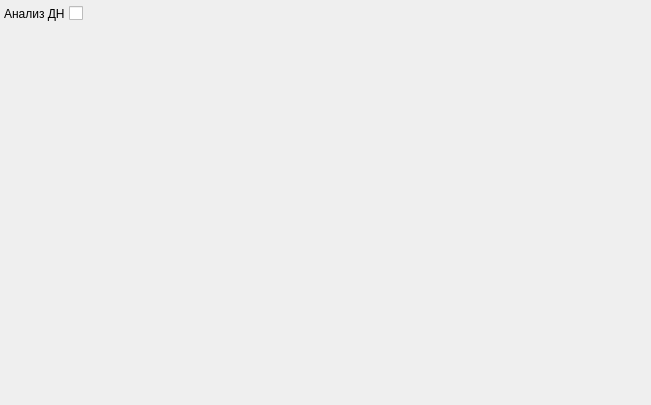
<?xml version="1.0" encoding="UTF-8"?>
<ui version="4.0">
 <class>DiagnosisPage</class>
 <widget class="QWidget" name="DiagnosisPage">
  <property name="geometry">
   <rect>
    <x>0</x>
    <y>0</y>
    <width>651</width>
    <height>405</height>
   </rect>
  </property>
  <property name="windowTitle">
   <string>Панель «ЛУД»</string>
  </property>
  <property name="toolTip">
   <string>Поведение панели «ЛУД»</string>
  </property>
  <layout class="QGridLayout" name="gridLayout">
   <property name="margin">
    <number>4</number>
   </property>
   <property name="spacing">
    <number>4</number>
   </property>
   <item row="4" column="0">
    <spacer name="verticalSpacer">
     <property name="orientation">
      <enum>Qt::Vertical</enum>
     </property>
     <property name="sizeHint" stdset="0">
      <size>
       <width>20</width>
       <height>1</height>
      </size>
     </property>
    </spacer>
   </item>
   <item row="2" column="0">
    <widget class="QLabel" name="lblAnalyze">
     <property name="text">
      <string>Анализ ДН</string>
     </property>
     <property name="buddy">
      <cstring>chkAnalyzeSurveillance</cstring>
     </property>
    </widget>
   </item>
   <item row="2" column="2">
    <spacer name="horizontalSpacer">
     <property name="orientation">
      <enum>Qt::Horizontal</enum>
     </property>
     <property name="sizeType">
      <enum>QSizePolicy::Expanding</enum>
     </property>
     <property name="sizeHint" stdset="0">
      <size>
       <width>400</width>
       <height>20</height>
      </size>
     </property>
    </spacer>
   </item>
   <item row="2" column="1">
    <widget class="QCheckBox" name="chkAnalyzeSurveillance">
     <property name="text">
      <string/>
     </property>
    </widget>
   </item>
  </layout>
 </widget>
 <resources/>
 <connections/>
</ui>
